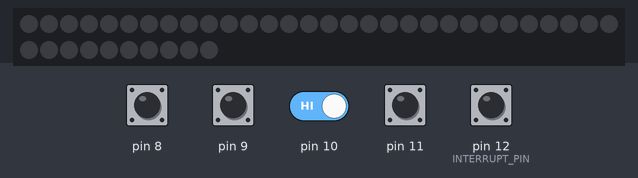
This sketch was run on a simulated Arduino Uno, built with avr-gcc and run on an emulated ATmega328P. Parts: 40 RGB LEDs in strip order, left to right, continuing on the next row. The inputs (shaded band) are chosen by the test bench; at power-on: pin 8–11, pin 12 (INTERRUPT_PIN) HIGH. Dim RGB values are drawn brighter than linear; random numbers use the default seed unless the sketch sets one.

Above: at 2.2 s.
2.3 s: pin 12 (INTERRUPT_PIN) pulled LOW for 0.15 s
At 2.45 s:
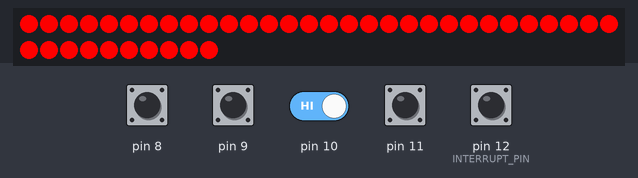
3.0 s: pin 12 (INTERRUPT_PIN) pulled LOW for 1 s
4.6 s: pin 10 driven LOW and pin 12 (INTERRUPT_PIN) driven LOW
At 4.86 s:
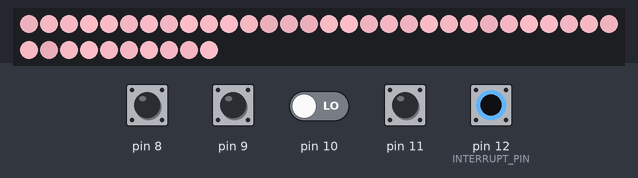
7.1 s: pin 12 (INTERRUPT_PIN) driven HIGH
At 8.47 s:
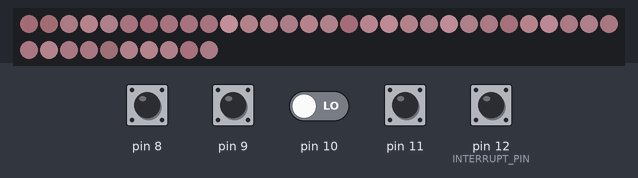
10.1 s: pin 12 (INTERRUPT_PIN) driven LOW
At 12.39 s:
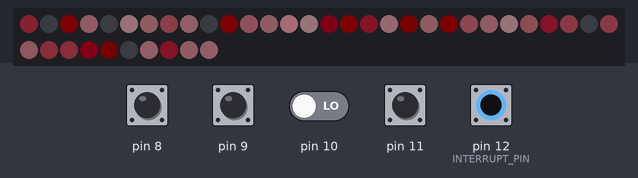
13.1 s: pin 12 (INTERRUPT_PIN) driven HIGH
At 15.4 s:
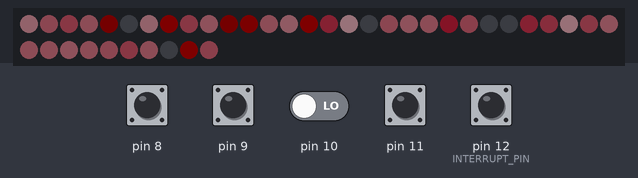
Timing chart, 0 to 16.9 s (numbered marks = the images above; inputs shaded):
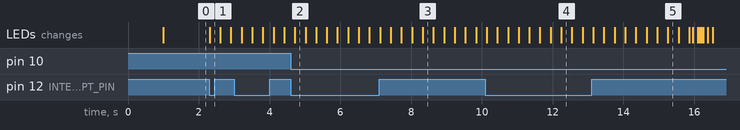

Measured:
- after the input at 2.3 s, the LEDs: change at once (image 1)

The sketch:

WS2812-driver.ino
```cpp
// (licence header left out)
#include <FastLED.h>
#include <PinChangeInterrupt.h>

#define INTERRUPT_PIN 12

#define LED_DATA_PIN     5
#define COLOR_ORDER GRB
#define CHIPSET     WS2811
#define NUM_LEDS    40
#define NUM_COLORS  6

// number of loop cycles before lights go off
#define MAX_SEQUENCE_LENGTH 2000

CRGB leds[NUM_LEDS];

CRGB colors[NUM_COLORS] = {
    CRGB::Red,
    CRGB::Green,
    CRGB::Blue,
    CRGB::Orange,
    CRGB::Pink,
    CRGB::White
};

volatile uint8_t newEvent = 0;
volatile uint8_t colorId = 0;
uint32_t ledSequenceCounter = 0;

// ----------------------------------------------------------------------------
void setup() {
    DDRB = 0; //all 8-13 are inputs
    PORTB = 0xFF; //all 8-13 pull-up, values will be inverted

    FastLED.addLeds<NEOPIXEL, LED_DATA_PIN>(leds, NUM_LEDS);

    delay(1000); //just don't use LEDs immediately anyway

    FastLED.show(); // Initialize all pixels to 'off'

    random16_add_entropy( random());

    attachPinChangeInterrupt(digitalPinToPinChangeInterrupt(INTERRUPT_PIN), intHandler, CHANGE);
}

// ----------------------------------------------------------------------------
void loop() {
    if (newEvent) {
        newEvent = 0;
        ledSequenceCounter = 0;
        fill_solid(leds, NUM_LEDS, colors[colorId]);
    }

    if (ledSequenceCounter > MAX_SEQUENCE_LENGTH) {
        fill_solid(leds, NUM_LEDS, CRGB::Black);
    } else {
        ledSequenceCounter++;
        for(uint8_t i = 0; i < NUM_LEDS/8; i++) {
            uint8_t idx = random(NUM_LEDS);
            fade_raw(&leds[idx], 1 , 10);
        }
        delay(2);
    }

    FastLED.show();
}

// ----------------------------------------------------------------------------
void intHandler(void) {
    // portb data is inverted
    colorId = (~PINB) & 0xF;
    newEvent = 1;
}
```
